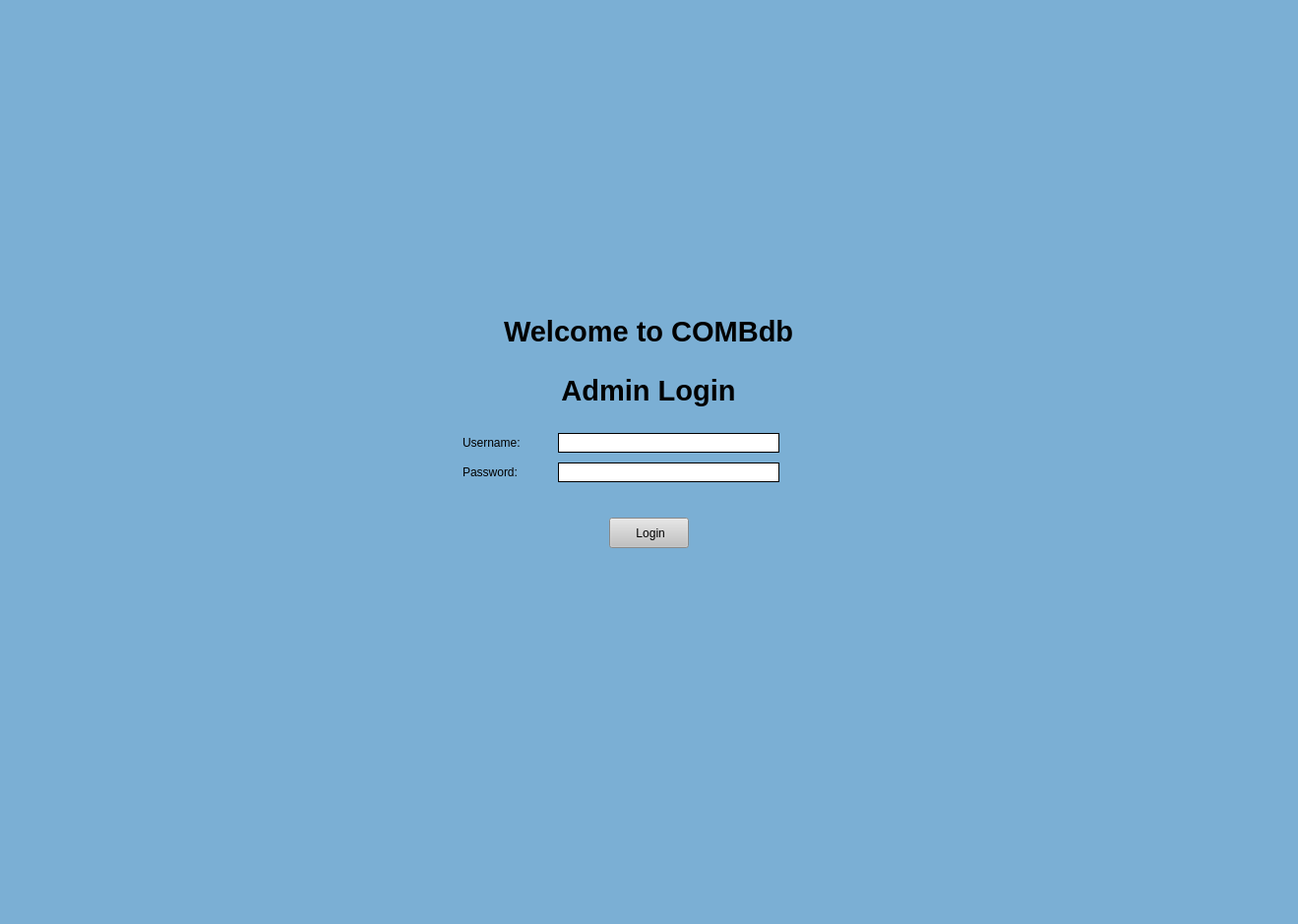
<?xml version="1.0" encoding="UTF-8"?>
<ui version="4.0">
 <class>MainWindow</class>
 <widget class="QMainWindow" name="MainWindow">
  <property name="enabled">
   <bool>true</bool>
  </property>
  <property name="geometry">
   <rect>
    <x>0</x>
    <y>0</y>
    <width>1319</width>
    <height>939</height>
   </rect>
  </property>
  <property name="sizePolicy">
   <sizepolicy hsizetype="MinimumExpanding" vsizetype="Preferred">
    <horstretch>0</horstretch>
    <verstretch>0</verstretch>
   </sizepolicy>
  </property>
  <property name="windowTitle">
   <string>Admin Login</string>
  </property>
  <property name="toolTipDuration">
   <number>-1</number>
  </property>
  <property name="layoutDirection">
   <enum>Qt::LeftToRight</enum>
  </property>
  <property name="styleSheet">
   <string notr="true">background-color: rgb(123, 175, 212);</string>
  </property>
  <property name="toolButtonStyle">
   <enum>Qt::ToolButtonIconOnly</enum>
  </property>
  <widget class="QWidget" name="centralwidget">
   <layout class="QGridLayout" name="gridLayout_4">
    <item row="5" column="0">
     <layout class="QGridLayout" name="gridLayout_6" columnstretch="0,0,0,0,0">
      <property name="rightMargin">
       <number>30</number>
      </property>
      <property name="spacing">
       <number>0</number>
      </property>
      <item row="2" column="3" alignment="Qt::AlignHCenter|Qt::AlignVCenter">
       <widget class="QLineEdit" name="pswd">
        <property name="sizePolicy">
         <sizepolicy hsizetype="Fixed" vsizetype="Fixed">
          <horstretch>0</horstretch>
          <verstretch>0</verstretch>
         </sizepolicy>
        </property>
        <property name="minimumSize">
         <size>
          <width>225</width>
          <height>20</height>
         </size>
        </property>
        <property name="maximumSize">
         <size>
          <width>225</width>
          <height>20</height>
         </size>
        </property>
        <property name="styleSheet">
         <string notr="true">background-color: rgb(255, 255, 255);
border-style: solid;
border-width: 1px</string>
        </property>
        <property name="placeholderText">
         <string/>
        </property>
        <property name="clearButtonEnabled">
         <bool>false</bool>
        </property>
       </widget>
      </item>
      <item row="0" column="3" alignment="Qt::AlignHCenter|Qt::AlignTop">
       <widget class="QLineEdit" name="user">
        <property name="sizePolicy">
         <sizepolicy hsizetype="Fixed" vsizetype="Fixed">
          <horstretch>0</horstretch>
          <verstretch>0</verstretch>
         </sizepolicy>
        </property>
        <property name="minimumSize">
         <size>
          <width>225</width>
          <height>20</height>
         </size>
        </property>
        <property name="maximumSize">
         <size>
          <width>220</width>
          <height>20</height>
         </size>
        </property>
        <property name="styleSheet">
         <string notr="true">background-color: rgb(255, 255, 255);
border-style: solid;
border-width: 1px</string>
        </property>
        <property name="placeholderText">
         <string/>
        </property>
        <property name="clearButtonEnabled">
         <bool>false</bool>
        </property>
       </widget>
      </item>
      <item row="2" column="1">
       <widget class="QLabel" name="passwordTag">
        <property name="sizePolicy">
         <sizepolicy hsizetype="Fixed" vsizetype="Fixed">
          <horstretch>0</horstretch>
          <verstretch>0</verstretch>
         </sizepolicy>
        </property>
        <property name="text">
         <string>Password:</string>
        </property>
       </widget>
      </item>
      <item row="1" column="3">
       <spacer name="verticalSpacer_3">
        <property name="orientation">
         <enum>Qt::Vertical</enum>
        </property>
        <property name="sizeType">
         <enum>QSizePolicy::Minimum</enum>
        </property>
        <property name="sizeHint" stdset="0">
         <size>
          <width>5</width>
          <height>10</height>
         </size>
        </property>
       </spacer>
      </item>
      <item row="0" column="2">
       <spacer name="horizontalSpacer">
        <property name="orientation">
         <enum>Qt::Horizontal</enum>
        </property>
        <property name="sizeType">
         <enum>QSizePolicy::Fixed</enum>
        </property>
        <property name="sizeHint" stdset="0">
         <size>
          <width>10</width>
          <height>20</height>
         </size>
        </property>
       </spacer>
      </item>
      <item row="0" column="1">
       <widget class="QLabel" name="usernameTag">
        <property name="sizePolicy">
         <sizepolicy hsizetype="Fixed" vsizetype="Fixed">
          <horstretch>0</horstretch>
          <verstretch>0</verstretch>
         </sizepolicy>
        </property>
        <property name="text">
         <string>Username:</string>
        </property>
       </widget>
      </item>
      <item row="3" column="1" colspan="3" alignment="Qt::AlignHCenter|Qt::AlignVCenter">
       <widget class="QLabel" name="errorMessage">
        <property name="minimumSize">
         <size>
          <width>350</width>
          <height>30</height>
         </size>
        </property>
        <property name="maximumSize">
         <size>
          <width>350</width>
          <height>30</height>
         </size>
        </property>
        <property name="styleSheet">
         <string notr="true">font: 12pt &quot;MS Shell Dlg 2&quot;;
color:red;</string>
        </property>
        <property name="text">
         <string>&lt;html&gt;&lt;head/&gt;&lt;body&gt;&lt;p align=&quot;center&quot;&gt;&lt;span style=&quot; font-size:10pt; color:#ff0000;&quot;&gt;&lt;br/&gt;&lt;/span&gt;&lt;/p&gt;&lt;/body&gt;&lt;/html&gt;</string>
        </property>
        <property name="alignment">
         <set>Qt::AlignCenter</set>
        </property>
       </widget>
      </item>
      <item row="2" column="4">
       <spacer name="horizontalSpacer_3">
        <property name="orientation">
         <enum>Qt::Horizontal</enum>
        </property>
        <property name="sizeHint" stdset="0">
         <size>
          <width>0</width>
          <height>20</height>
         </size>
        </property>
       </spacer>
      </item>
      <item row="2" column="0">
       <spacer name="horizontalSpacer_2">
        <property name="orientation">
         <enum>Qt::Horizontal</enum>
        </property>
        <property name="sizeHint" stdset="0">
         <size>
          <width>0</width>
          <height>20</height>
         </size>
        </property>
       </spacer>
      </item>
     </layout>
    </item>
    <item row="4" column="0">
     <spacer name="verticalSpacer_4">
      <property name="orientation">
       <enum>Qt::Vertical</enum>
      </property>
      <property name="sizeType">
       <enum>QSizePolicy::Minimum</enum>
      </property>
      <property name="sizeHint" stdset="0">
       <size>
        <width>20</width>
        <height>20</height>
       </size>
      </property>
     </spacer>
    </item>
    <item row="7" column="0" alignment="Qt::AlignHCenter|Qt::AlignVCenter">
     <widget class="QPushButton" name="login">
      <property name="sizePolicy">
       <sizepolicy hsizetype="Fixed" vsizetype="Fixed">
        <horstretch>0</horstretch>
        <verstretch>0</verstretch>
       </sizepolicy>
      </property>
      <property name="minimumSize">
       <size>
        <width>81</width>
        <height>31</height>
       </size>
      </property>
      <property name="maximumSize">
       <size>
        <width>81</width>
        <height>31</height>
       </size>
      </property>
      <property name="cursor">
       <cursorShape>PointingHandCursor</cursorShape>
      </property>
      <property name="toolTip">
       <string notr="true"/>
      </property>
      <property name="toolTipDuration">
       <number>-1</number>
      </property>
      <property name="whatsThis">
       <string/>
      </property>
      <property name="styleSheet">
       <string notr="true">QPushButton:hover {
	 background-color: rgb(210, 210, 210);
}

QPushButton:focus {
	background-color: rgb(210, 210, 210);
}

QPushButton {
	background-color: rgb(193, 193, 193);
}</string>
      </property>
      <property name="text">
       <string> Login</string>
      </property>
      <property name="default">
       <bool>false</bool>
      </property>
      <property name="flat">
       <bool>false</bool>
      </property>
     </widget>
    </item>
    <item row="3" column="0" alignment="Qt::AlignHCenter|Qt::AlignTop">
     <widget class="QLabel" name="description">
      <property name="sizePolicy">
       <sizepolicy hsizetype="Fixed" vsizetype="Fixed">
        <horstretch>0</horstretch>
        <verstretch>0</verstretch>
       </sizepolicy>
      </property>
      <property name="text">
       <string>&lt;html&gt;&lt;head/&gt;&lt;body&gt;&lt;p align=&quot;center&quot;&gt;&lt;span style=&quot; font-size:22pt; font-weight:600;&quot;&gt;Admin Login&lt;/span&gt;&lt;/p&gt;&lt;/body&gt;&lt;/html&gt;</string>
      </property>
     </widget>
    </item>
    <item row="9" column="0">
     <spacer name="verticalSpacer_2">
      <property name="orientation">
       <enum>Qt::Vertical</enum>
      </property>
      <property name="sizeType">
       <enum>QSizePolicy::Expanding</enum>
      </property>
      <property name="sizeHint" stdset="0">
       <size>
        <width>20</width>
        <height>40</height>
       </size>
      </property>
     </spacer>
    </item>
    <item row="8" column="0">
     <spacer name="verticalSpacer_6">
      <property name="orientation">
       <enum>Qt::Vertical</enum>
      </property>
      <property name="sizeType">
       <enum>QSizePolicy::Minimum</enum>
      </property>
      <property name="sizeHint" stdset="0">
       <size>
        <width>20</width>
        <height>40</height>
       </size>
      </property>
     </spacer>
    </item>
    <item row="1" column="0" alignment="Qt::AlignHCenter">
     <widget class="QLabel" name="title">
      <property name="sizePolicy">
       <sizepolicy hsizetype="Fixed" vsizetype="Fixed">
        <horstretch>0</horstretch>
        <verstretch>0</verstretch>
       </sizepolicy>
      </property>
      <property name="text">
       <string>&lt;html&gt;&lt;head/&gt;&lt;body&gt;&lt;p&gt;&lt;span style=&quot; font-size:22pt; font-weight:600;&quot;&gt;Welcome to COMBdb&lt;/span&gt;&lt;/p&gt;&lt;/body&gt;&lt;/html&gt;</string>
      </property>
     </widget>
    </item>
    <item row="2" column="0" alignment="Qt::AlignHCenter">
     <widget class="QLabel" name="label_7">
      <property name="sizePolicy">
       <sizepolicy hsizetype="Fixed" vsizetype="Fixed">
        <horstretch>0</horstretch>
        <verstretch>0</verstretch>
       </sizepolicy>
      </property>
      <property name="maximumSize">
       <size>
        <width>16777215</width>
        <height>225</height>
       </size>
      </property>
      <property name="text">
       <string/>
      </property>
      <property name="pixmap">
       <pixmap>../Icon/OMCDb.ico</pixmap>
      </property>
     </widget>
    </item>
    <item row="0" column="0">
     <spacer name="verticalSpacer">
      <property name="orientation">
       <enum>Qt::Vertical</enum>
      </property>
      <property name="sizeType">
       <enum>QSizePolicy::Expanding</enum>
      </property>
      <property name="sizeHint" stdset="0">
       <size>
        <width>20</width>
        <height>40</height>
       </size>
      </property>
     </spacer>
    </item>
   </layout>
  </widget>
  <widget class="QMenuBar" name="menubar">
   <property name="geometry">
    <rect>
     <x>0</x>
     <y>0</y>
     <width>1319</width>
     <height>21</height>
    </rect>
   </property>
  </widget>
  <widget class="QStatusBar" name="statusbar"/>
 </widget>
 <tabstops>
  <tabstop>user</tabstop>
  <tabstop>pswd</tabstop>
  <tabstop>login</tabstop>
 </tabstops>
 <resources/>
 <connections/>
</ui>
